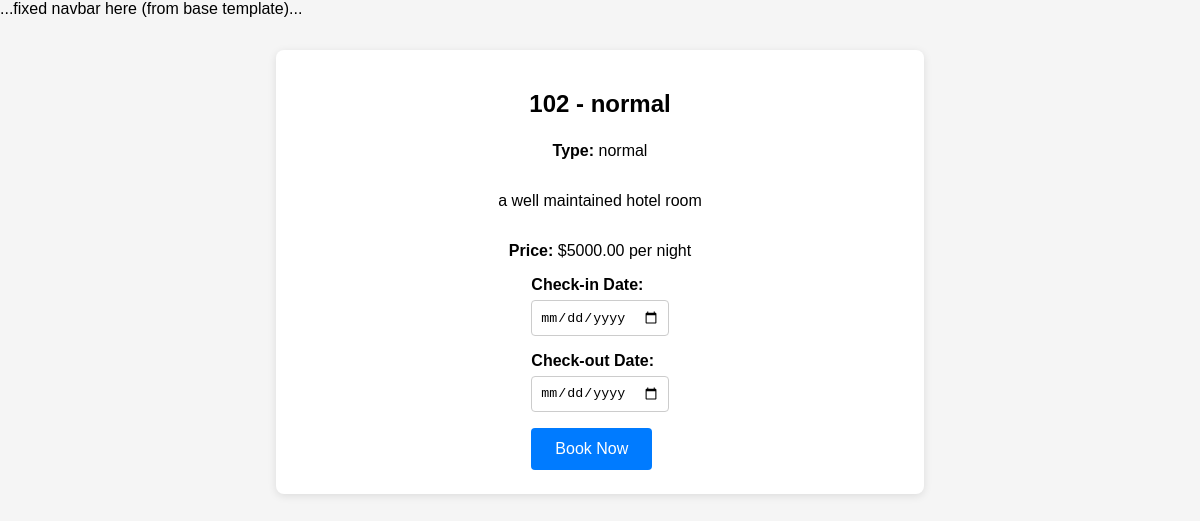
The app's page /booking/2/ (signed in) with its own data.
### home/models.py (models this page shows, shortened)
class Room(models.Model):
    room_number = models.CharField(max_length=10, unique=True)
    room_type = models.CharField(max_length=50)  # e.g., Single, Double, Suite
    price_per_night = models.DecimalField(max_digits=8, decimal_places=2)
    is_available = models.BooleanField(default=True)
    description = models.TextField(blank=True, null=True)
    image = models.ImageField(upload_to='room_images/', blank=True, null=True)

### home/views.py (the view, shortened to what this page needs)
# urls.py: path('booking/<int:room_id>/', book_room, name='booking'),
@login_required
def book_room(request, room_id):
    room = get_object_or_404(Room, id=room_id)
    return render(request, 'book.html', {'room': room})

### templates/book.html (shortened to what this page needs)
{% load static %}
<!DOCTYPE html>
<html lang="en">
<head>
  <link rel="stylesheet" href="{% static 'css/book.css' %}">
</head>
<body>
  <nav>...fixed navbar here (from base template)...</nav>
  <main class="booking-container">
    <h1>{{ room.room_number }} - {{ room.room_type }}</h1>
    <p><strong>Type:</strong> {{ room.room_type }}</p>
    <p>{{ room.description }}</p>
    <p><strong>Price:</strong> ${{ room.price_per_night }} per night</p>
    <form method="post">
      <div class="form-group">
        <label for="checkin">Check-in Date:</label>
        <input type="date" id="checkin" name="check_in">
      </div>
      <div class="form-group">
        <label for="checkout">Check-out Date:</label>
        <input type="date" id="checkout" name="check_out">
      </div>
      <button type="submit">Book Now</button>
    </form>
  </main>
</body>
</html>

### static/css/book.css (style rules this page uses)
body { margin: 0; font-family: sans-serif; background-color: #f5f5f5; }
.booking-container { max-width: 600px; margin: 2rem auto; padding: 1.5rem; background-color: #fff; box-shadow: 0 2px 8px rgba(0, 0, 0, 0.1); border-radius: 8px; display: flex; flex-direction: column; align-items: center; }
.booking-container h1 { margin-bottom: 0.5rem; font-size: 1.5rem; }
.form-group { width: 100%; margin-bottom: 1rem; display: flex; flex-direction: column; }
.form-group label { font-weight: bold; margin-bottom: 0.4rem; }
.form-group input[type="date"] { padding: 0.5rem; border: 1px solid #ccc; border-radius: 4px; transition: border-color 0.3s, box-shadow 0.3s; }
button { padding: 0.75rem 1.5rem; background-color: #007bff; color: #fff; border: none; border-radius: 4px; font-size: 1rem; cursor: pointer; transition: background-color 0.3s; }

### records on screen
Room: room_number "102", room_type "normal", description "a well maintained hotel room", price_per_night "5000.00"
